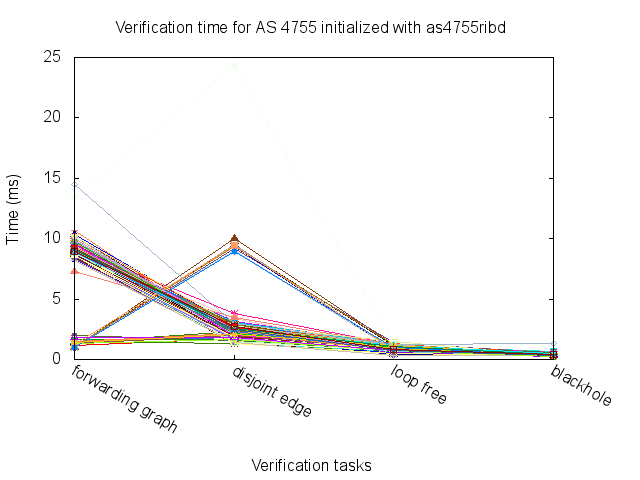

gnuplot code for this plot:
# gnuplot script
reset

    set terminal png
    set output './dat/verify_as4755ribd.png'
set title "Verification time for AS 4755 initialized with as4755ribd"

    set xrange [ -0.5 : 3.5]
    set xtics border in scale 1,0.5 nomirror rotate by -30  offset character 0, 0, 0 autojustify
    set key autotitle columnhead
    set xlabel "Verification tasks"
    set ylabel "Time (ms)"
    set style line 1 lc rgb '#0060ad' lt 1 lw 2 pt 7 ps .5   # --- blue
    set style line 2 lc rgb '#dd181f' lt 1 lw 2 pt 5 ps .5   # --- red

plot "./dat/verify_as4755ribd.dat" using 2:xtic(1) index 1 with linespoints notitle, \
''		using 2 index 2 with linespoints notitle, \
''		using 2 index 3 with linespoints notitle, \
''		using 2 index 4 with linespoints notitle, \
''		using 2 index 5 with linespoints notitle, \
''		using 2 index 6 with linespoints notitle, \
''		using 2 index 7 with linespoints notitle, \
''		using 2 index 8 with linespoints notitle, \
''		using 2 index 9 with linespoints notitle, \
''		using 2 index 10 with linespoints notitle, \
''		using 2 index 11 with linespoints notitle, \
''		using 2 index 12 with linespoints notitle, \
''		using 2 index 13 with linespoints notitle, \
''		using 2 index 14 with linespoints notitle, \
''		using 2 index 15 with linespoints notitle, \
''		using 2 index 16 with linespoints notitle, \
''		using 2 index 17 with linespoints notitle, \
''		using 2 index 18 with linespoints notitle, \
''		using 2 index 19 with linespoints notitle, \
''		using 2 index 20 with linespoints notitle, \
''		using 2 index 21 with linespoints notitle, \
''		using 2 index 22 with linespoints notitle, \
''		using 2 index 23 with linespoints notitle, \
''		using 2 index 24 with linespoints notitle, \
''		using 2 index 25 with linespoints notitle, \
''		using 2 index 26 with linespoints notitle, \
''		using 2 index 27 with linespoints notitle, \
''		using 2 index 28 with linespoints notitle, \
''		using 2 index 29 with linespoints notitle